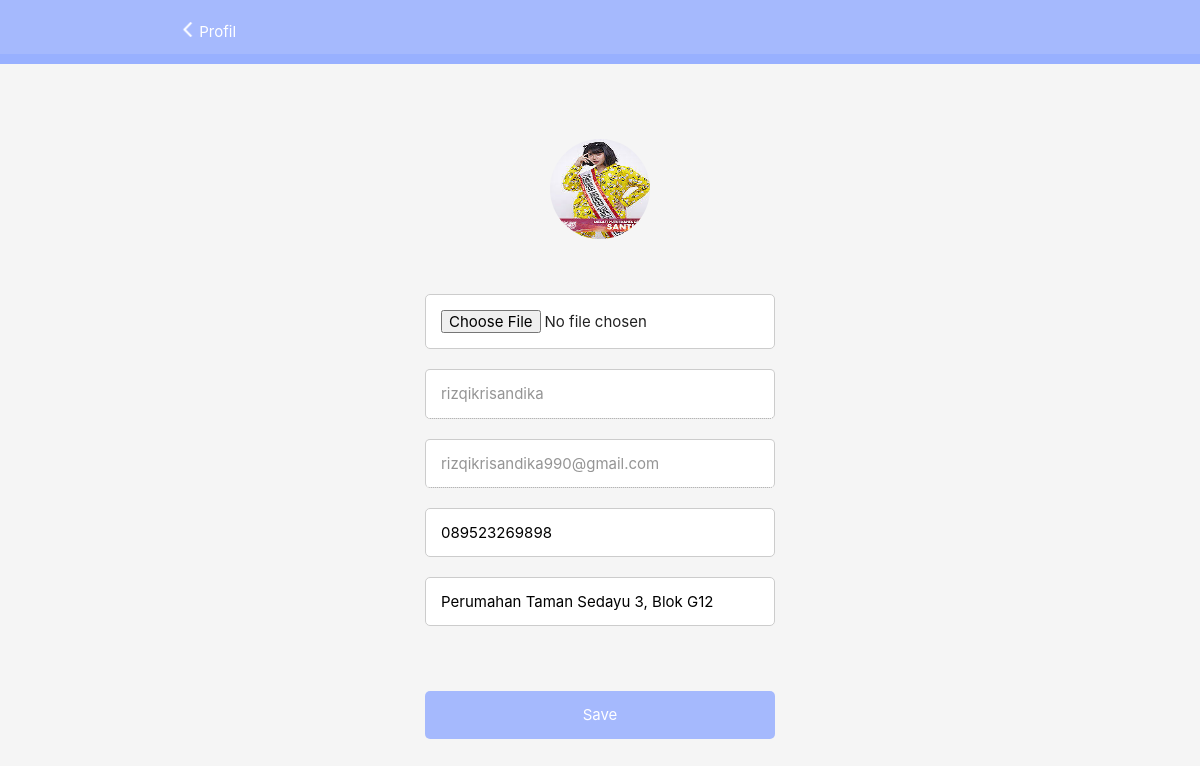
The page /index.php?p=profil (signed in) on the database its author committed.
### tables this page shows
CREATE TABLE `pelanggan` (
  `id_pelanggan` int(11) NOT NULL,
  `nama` varchar(255) NOT NULL,
  `email` varchar(255) NOT NULL,
  `password` varchar(255) NOT NULL,
  `nohp` varchar(12) NOT NULL,
  `alamat` varchar(100) DEFAULT NULL,
  `gambar` varchar(255) DEFAULT NULL,
  `tanggal_daftar` datetime NOT NULL DEFAULT current_timestamp()
);

### user/profil.php (the view, shortened to what this page needs)
<html lang="en">
<head>
	<link type="text/css" href="assets/css/materialize.min.css" rel="stylesheet">
	<link type="text/css" href="assets/css/styles.css" rel="stylesheet">
	<link type="text/css" href="assets/css/pwafirecard.css" rel="stylesheet">
</head>
<body class="grey lighten-4">
	<nav class="z-depth-0">
		<div class="nav-wrapper container">
			<span><a href="index.php"><img style="height:15px" src="assets/img/icon/back.png"
						alt="recipe thumb"></a></span>
			<span align="center">Profil</span>
		</div>
	</nav>
	<?php
						require "config/koneksi.php";
  							$db = mysqli_query($koneksi,"SELECT * FROM pelanggan where email='".$_SESSION['user_name']."'");
							$data = mysqli_fetch_assoc($db);
					?>
					<br><br>
	<div class="parent-pwafire">
		<div class="profil">
			<?php if ($data["gambar"]!=null) {?>
			<img style="border-radius:50%; width:100px; height:100px;margin: 30px 0px 0px 0px;"
				src="assets/img/profil/<?php echo $data['gambar']; ?>" alt="recipe thumb">
			<?php }else{ ?>
			<img style="border-radius:50%; width:100px; height:100px;margin: 30px 0px 0px 0px;" src="assets/img/profil/man.png"
				alt="recipe thumb"> <?php } ?>
		</div>
	</div>
	<br><br>
	<div class="main-div" align="center">
		<form action="index.php?p=profil_update" method="post" enctype="multipart/form-data">
			<input name="gambar" value="<?php echo $data['gambar']?>" type="file" class="validate">
			<input name="nama" value="<?php echo $data['nama']?>" type="text" class="validate" disabled>
			<input name="email" value="<?php echo $data['email']?>" type="email" class="validate" disabled>
			<input name="nohp" value="<?php echo $data['nohp']?>" type="text" class="validate">
			<input name="alamat" value="<?php echo $data['alamat']?>" type="text" class="validate">
			<br><br>
			<button>Save</button>
		</form>
	</div>
</body>
</html>

### assets/css/styles.css (style rules this page uses)
:root { --primary: #98b0ffd9; --secondary: #98b0ff; --title: #1a4bea; }
nav { background: var(--primary); border-bottom: 10px solid var(--secondary); }
nav a { text-transform: uppercase; color: var(--title); }
.main-div { margin: 0px auto; margin-top: 10px; padding: 0px; }
.main-div input { display: block; border: 1px solid #ccc; border-radius: 5px; background: #fff; padding: 15px; outline: none; width: 350px; margin-bottom: 20px; }
.main-div button { background: var(--primary); color: #fff; border: 0px; border-radius: 5px; padding: 15px; display: block; width: 350px; }

### assets/css/pwafirecard.css (style rules this page uses)
.parent-pwafire { display: flex; justify-content: center; align-items: center; align-self: center; }
.profil img { width: 200px; height: 200px; max-width: 250px; max-height: 250px; margin: 30px 0px 0px 270px }

### rows shown on the page
pelanggan: gambar (picture), nama "rizqikrisandika", email "rizqikrisandika990@gmail.com", nohp "089523269898", alamat "Perumahan Taman Sedayu 3, Blok G12"
